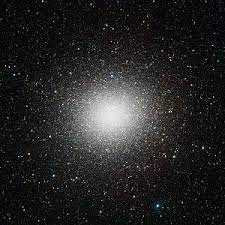
#> input picture uploads/cluster_image3.jpeg, 225 x 225 px
$ python backgroundRemover.py ../uploads/cluster_image3.jpeg   (older library calls are emulated)
#> lines starting #> are read from the running program, lines starting #| are printed output that depends on the picture
import cv2
import numpy as np
from skimage import exposure
from skimage import io
import matplotlib.pyplot as plt
from sklearn.cluster import KMeans
from scipy import ndimage
from skimage import io, color, exposure
import os
import random
import string
import sys
src = sys.argv[1]
img = io.imread(src)
#> img is the input picture: shape (225, 225, 3); mean R, G, B 38, 37.6, 37.3
# Load the image

# Compute the background using a median filter
background = cv2.medianBlur(img, 51)
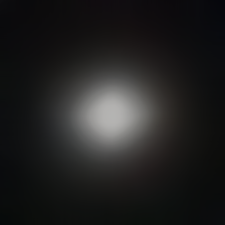
#> background: shape (225, 225, 3); mean R, G, B 33.2, 32.8, 32.6

# Subtract the background from the image
subtracted = cv2.absdiff(img, background)
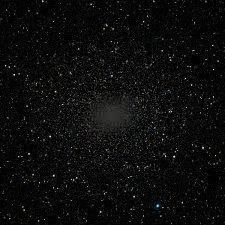
#> subtracted: shape (225, 225, 3); mean R, G, B 13.6, 13.6, 13.6

# Rescale the image for visualization
subtracted_scaled = cv2.normalize(subtracted, None, 0, 255, cv2.NORM_MINMAX, dtype=cv2.CV_8U)
filekey=''.join(random.choice(string.ascii_uppercase + string.digits) for _ in range(10))
path='/home/tarsh/Desktop/PR Backend/Files/'+filekey+'.png'
userPath=path[3:]
userPath=userPath.replace("/","|")
print(filekey+'.png')
# Save the result to a new PNG file
cv2.imwrite(path,subtracted_scaled)
